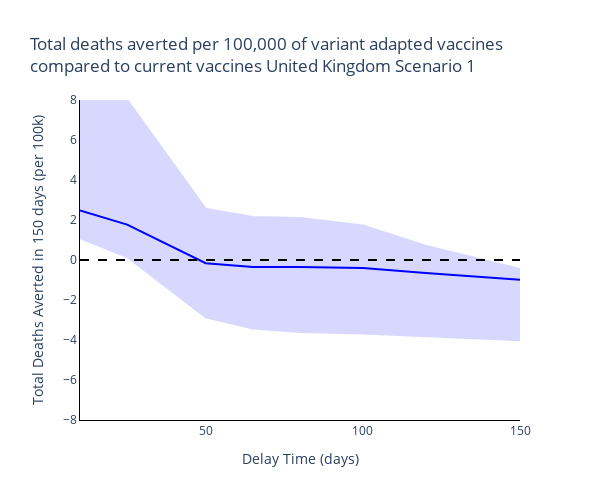
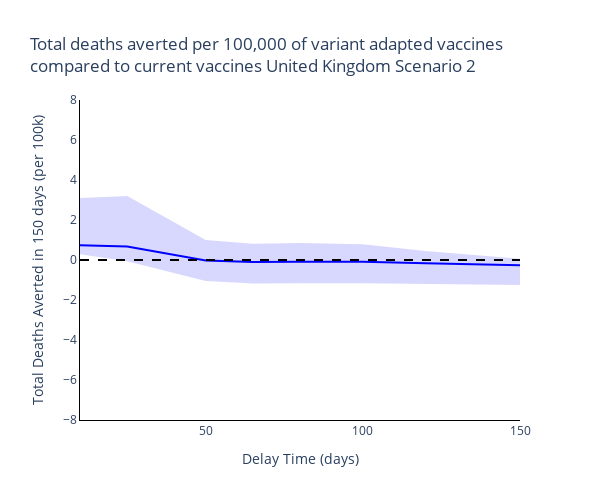
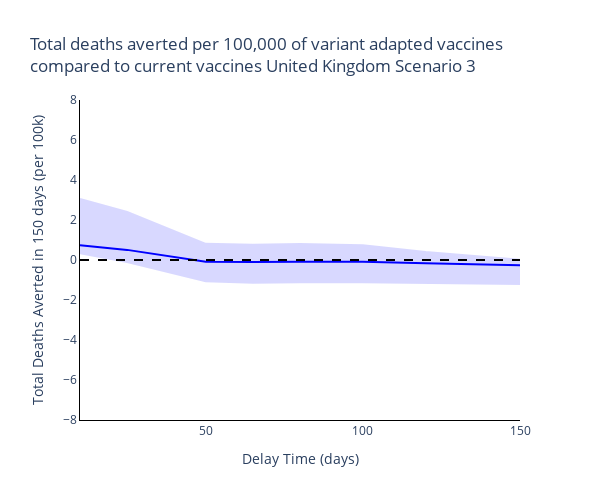
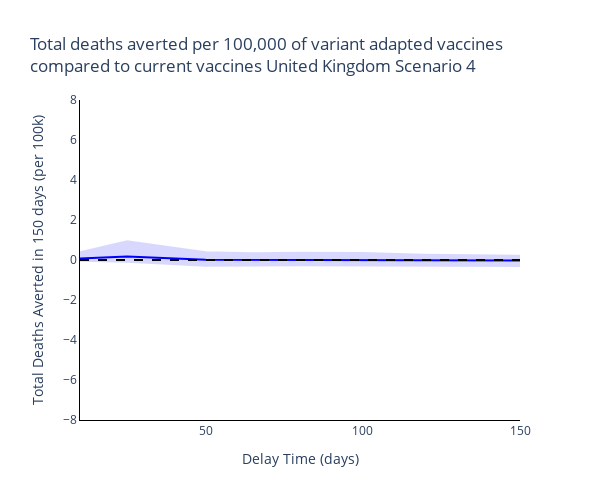

Write notebook code for charts like these, in order.
### Markdown cell above
## Summary Figures
### Time of switch from current to variant adapted vaccines

### Code cell
new_scenario_names = ['Scenario {}'.format(s+1) for s, scenario in enumerate(scenario_names[:-1])] + [scenario_names[-1]]

# Plot for each region
for r, reg in enumerate(regions):
    # Plot for each boosting scenario
    for s, scenario in enumerate(new_scenario_names):
        fig = go.Figure()
        fig.add_trace(
            go.Scatter(
                y=[np.sum(delayed_total_deaths_averted20_mean[r][dt, s, :]) for dt, delay_time in enumerate(delay_times)],
                x=delay_times,
                mode='lines',
                name='Variant-adapted vaccine with delay',
                line=dict(
                    color=colours[r]),
                showlegend=False
            )
        )

        fig.add_trace(
            go.Scatter(
                y=[np.sum(delayed_total_deaths_averted20_upper[r][dt, s, :]) for dt, delay_time in enumerate(delay_times)] + [np.sum(delayed_total_deaths_averted20_lower[r][dt, s, :]) for dt, delay_time in enumerate(delay_times)][::-1],
                x=delay_times + delay_times[::-1],
                mode='lines',
                name='Variant-adapted vaccine with delay',
                fill='toself',
                fillcolor=colours[r],
                line_color=colours[r],
                opacity=0.15,
                showlegend=False
            )
        )

        fig.add_trace(
            go.Scatter(
                y=[0] * len(delay_times),
                x=delay_times,
                mode='lines',
                line=dict(
                    color='black',
                    dash='dash'),
                showlegend=False
            )
        )

        # Add axis labels
        fig.update_layout(
            boxmode='group',
            title='Total deaths averted per 100,000 of variant adapted vaccines<br>compared to current vaccines {} {}'.format(reg, scenario),
            width=600,
            height=500,
            plot_bgcolor='white',
            xaxis=dict(
                linecolor='black',
                title='Delay Time (days)'
                ),
            yaxis=dict(
                linecolor='black',
                title='Total Deaths Averted in 150 days (per 100k)',
                range=[-8, 8]),
            hovermode='x unified'
            )

        fig.write_image('images/report5_time_switch_vaccine_type/Time of switch from current to variant adapted vaccines {} {} {}.pdf'.format(reg, scenario, 20))
        fig.show()

### Figure 1 — Plotly figure (JSON) as saved in the notebook; plotly's stock layout.template omitted (floating-point values rounded to 4 significant figures)
{"data": [{"line": {"color": "blue"}, "mode": "lines", "name": "Variant-adapted vaccine with delay", "showlegend": false, "type": "scatter", "x": [10, 25, 50, 65, 80, 100, 120, 150], "y": [2.479, 1.771, -0.1573, -0.3463, -0.3489, -0.4033, -0.6548, -0.9823]}, {"fill": "toself", "fillcolor": "blue", "line": {"color": "blue"}, "mode": "lines", "name": "Variant-adapted vaccine with delay", "opacity": 0.15, "showlegend": false, "type": "scatter", "x": [10, 25, 50, 65, 80, 100, 120, 150, 150, 120, 100, 80, 65, 50, 25, 10], "y": [10.37, 8.011, 2.563, 2.148, 2.104, 1.722, 0.7111, -0.4493, -4.019, -3.803, -3.672, -3.605, -3.429, -2.862, 0.1491, 1.091]}, {"line": {"color": "black", "dash": "dash"}, "mode": "lines", "showlegend": false, "type": "scatter", "x": [10, 25, 50, 65, 80, 100, 120, 150], "y": [0, 0, 0, 0, 0, 0, 0, 0]}], "layout": {"boxmode": "group", "height": 500, "hovermode": "x unified", "plot_bgcolor": "white", "title": {"text": "Total deaths averted per 100,000 of variant adapted vaccines<br>compared to current vaccines United Kingdom Scenario 1"}, "width": 600, "xaxis": {"linecolor": "black", "title": {"text": "Delay Time (days)"}}, "yaxis": {"linecolor": "black", "range": [-8, 8], "title": {"text": "Total Deaths Averted in 150 days (per 100k)"}}}}

### Figure 2 — Plotly figure (JSON) as saved in the notebook; plotly's stock layout.template omitted (floating-point values rounded to 4 significant figures)
{"data": [{"line": {"color": "blue"}, "mode": "lines", "name": "Variant-adapted vaccine with delay", "showlegend": false, "type": "scatter", "x": [10, 25, 50, 65, 80, 100, 120, 150], "y": [0.7404, 0.67, -0.02349, -0.101, -0.08412, -0.08487, -0.1614, -0.2671]}, {"fill": "toself", "fillcolor": "blue", "line": {"color": "blue"}, "mode": "lines", "name": "Variant-adapted vaccine with delay", "opacity": 0.15, "showlegend": false, "type": "scatter", "x": [10, 25, 50, 65, 80, 100, 120, 150, 150, 120, 100, 80, 65, 50, 25, 10], "y": [3.055, 3.146, 0.945, 0.7609, 0.8031, 0.7344, 0.4012, 0.01618, -1.206, -1.138, -1.107, -1.116, -1.122, -0.9948, -0.01836, 0.3339]}, {"line": {"color": "black", "dash": "dash"}, "mode": "lines", "showlegend": false, "type": "scatter", "x": [10, 25, 50, 65, 80, 100, 120, 150], "y": [0, 0, 0, 0, 0, 0, 0, 0]}], "layout": {"boxmode": "group", "height": 500, "hovermode": "x unified", "plot_bgcolor": "white", "title": {"text": "Total deaths averted per 100,000 of variant adapted vaccines<br>compared to current vaccines United Kingdom Scenario 2"}, "width": 600, "xaxis": {"linecolor": "black", "title": {"text": "Delay Time (days)"}}, "yaxis": {"linecolor": "black", "range": [-8, 8], "title": {"text": "Total Deaths Averted in 150 days (per 100k)"}}}}

### Figure 3 — Plotly figure (JSON) as saved in the notebook; plotly's stock layout.template omitted (floating-point values rounded to 4 significant figures)
{"data": [{"line": {"color": "blue"}, "mode": "lines", "name": "Variant-adapted vaccine with delay", "showlegend": false, "type": "scatter", "x": [10, 25, 50, 65, 80, 100, 120, 150], "y": [0.7404, 0.5061, -0.08732, -0.1056, -0.08412, -0.08487, -0.1614, -0.2671]}, {"fill": "toself", "fillcolor": "blue", "line": {"color": "blue"}, "mode": "lines", "name": "Variant-adapted vaccine with delay", "opacity": 0.15, "showlegend": false, "type": "scatter", "x": [10, 25, 50, 65, 80, 100, 120, 150, 150, 120, 100, 80, 65, 50, 25, 10], "y": [3.055, 2.405, 0.8081, 0.7568, 0.8031, 0.7344, 0.4012, 0.01618, -1.206, -1.138, -1.107, -1.116, -1.133, -1.066, -0.09799, 0.3339]}, {"line": {"color": "black", "dash": "dash"}, "mode": "lines", "showlegend": false, "type": "scatter", "x": [10, 25, 50, 65, 80, 100, 120, 150], "y": [0, 0, 0, 0, 0, 0, 0, 0]}], "layout": {"boxmode": "group", "height": 500, "hovermode": "x unified", "plot_bgcolor": "white", "title": {"text": "Total deaths averted per 100,000 of variant adapted vaccines<br>compared to current vaccines United Kingdom Scenario 3"}, "width": 600, "xaxis": {"linecolor": "black", "title": {"text": "Delay Time (days)"}}, "yaxis": {"linecolor": "black", "range": [-8, 8], "title": {"text": "Total Deaths Averted in 150 days (per 100k)"}}}}

### Figure 4 — Plotly figure (JSON) as saved in the notebook; plotly's stock layout.template omitted (floating-point values rounded to 4 significant figures)
{"data": [{"line": {"color": "blue"}, "mode": "lines", "name": "Variant-adapted vaccine with delay", "showlegend": false, "type": "scatter", "x": [10, 25, 50, 65, 80, 100, 120, 150], "y": [0.07987, 0.1732, 0.01701, 0.00705, 0.01244, 0.01111, -0.006395, -0.02377]}, {"fill": "toself", "fillcolor": "blue", "line": {"color": "blue"}, "mode": "lines", "name": "Variant-adapted vaccine with delay", "opacity": 0.15, "showlegend": false, "type": "scatter", "x": [10, 25, 50, 65, 80, 100, 120, 150, 150, 120, 100, 80, 65, 50, 25, 10], "y": [0.3868, 0.9411, 0.3916, 0.3361, 0.3633, 0.3472, 0.2662, 0.2119, -0.2981, -0.2738, -0.2638, -0.2668, -0.2784, -0.2868, -0.08507, -0.043]}, {"line": {"color": "black", "dash": "dash"}, "mode": "lines", "showlegend": false, "type": "scatter", "x": [10, 25, 50, 65, 80, 100, 120, 150], "y": [0, 0, 0, 0, 0, 0, 0, 0]}], "layout": {"boxmode": "group", "height": 500, "hovermode": "x unified", "plot_bgcolor": "white", "title": {"text": "Total deaths averted per 100,000 of variant adapted vaccines<br>compared to current vaccines United Kingdom Scenario 4"}, "width": 600, "xaxis": {"linecolor": "black", "title": {"text": "Delay Time (days)"}}, "yaxis": {"linecolor": "black", "range": [-8, 8], "title": {"text": "Total Deaths Averted in 150 days (per 100k)"}}}}
